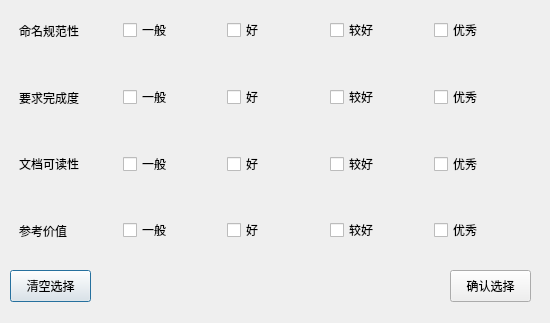
<?xml version="1.0" encoding="UTF-8"?>
<ui version="4.0">
 <class>Dialog</class>
 <widget class="QDialog" name="Dialog">
  <property name="geometry">
   <rect>
    <x>0</x>
    <y>0</y>
    <width>550</width>
    <height>323</height>
   </rect>
  </property>
  <property name="windowTitle">
   <string>Dialog</string>
  </property>
  <widget class="QWidget" name="widget_2" native="true">
   <property name="geometry">
    <rect>
     <x>10</x>
     <y>0</y>
     <width>531</width>
     <height>261</height>
    </rect>
   </property>
   <layout class="QVBoxLayout" name="verticalLayout">
    <item>
     <widget class="QWidget" name="widget_3" native="true">
      <layout class="QHBoxLayout" name="horizontalLayout_2">
       <item>
        <widget class="CaptionLabel" name="CaptionLabel_2">
         <property name="text">
          <string>命名规范性</string>
         </property>
        </widget>
       </item>
       <item>
        <widget class="CheckBox" name="docBasic">
         <property name="text">
          <string>一般</string>
         </property>
        </widget>
       </item>
       <item>
        <widget class="CheckBox" name="docGood">
         <property name="text">
          <string>好</string>
         </property>
        </widget>
       </item>
       <item>
        <widget class="CheckBox" name="docGreat">
         <property name="text">
          <string>较好</string>
         </property>
        </widget>
       </item>
       <item>
        <widget class="CheckBox" name="docExcellent">
         <property name="text">
          <string>优秀</string>
         </property>
        </widget>
       </item>
      </layout>
     </widget>
    </item>
    <item>
     <widget class="QWidget" name="widget_4" native="true">
      <layout class="QHBoxLayout" name="horizontalLayout_3">
       <item>
        <widget class="CaptionLabel" name="CaptionLabel_3">
         <property name="text">
          <string>要求完成度</string>
         </property>
        </widget>
       </item>
       <item>
        <widget class="CheckBox" name="compBasic">
         <property name="text">
          <string>一般</string>
         </property>
        </widget>
       </item>
       <item>
        <widget class="CheckBox" name="compGood">
         <property name="text">
          <string>好</string>
         </property>
        </widget>
       </item>
       <item>
        <widget class="CheckBox" name="compGreat">
         <property name="text">
          <string>较好</string>
         </property>
        </widget>
       </item>
       <item>
        <widget class="CheckBox" name="compExcellent">
         <property name="text">
          <string>优秀</string>
         </property>
        </widget>
       </item>
      </layout>
     </widget>
    </item>
    <item>
     <widget class="QWidget" name="widget_5" native="true">
      <layout class="QHBoxLayout" name="horizontalLayout_4">
       <item>
        <widget class="CaptionLabel" name="CaptionLabel_4">
         <property name="text">
          <string>文档可读性</string>
         </property>
        </widget>
       </item>
       <item>
        <widget class="CheckBox" name="readBasic">
         <property name="text">
          <string>一般</string>
         </property>
        </widget>
       </item>
       <item>
        <widget class="CheckBox" name="readGood">
         <property name="text">
          <string>好</string>
         </property>
        </widget>
       </item>
       <item>
        <widget class="CheckBox" name="readGreat">
         <property name="text">
          <string>较好</string>
         </property>
        </widget>
       </item>
       <item>
        <widget class="CheckBox" name="readExcellent">
         <property name="text">
          <string>优秀</string>
         </property>
        </widget>
       </item>
      </layout>
     </widget>
    </item>
    <item>
     <widget class="QWidget" name="widget_6" native="true">
      <layout class="QHBoxLayout" name="horizontalLayout_5">
       <item>
        <widget class="CaptionLabel" name="CaptionLabel_5">
         <property name="text">
          <string>参考价值</string>
         </property>
        </widget>
       </item>
       <item>
        <widget class="CheckBox" name="refBasic">
         <property name="text">
          <string>一般</string>
         </property>
        </widget>
       </item>
       <item>
        <widget class="CheckBox" name="refGood">
         <property name="text">
          <string>好</string>
         </property>
        </widget>
       </item>
       <item>
        <widget class="CheckBox" name="refGreat">
         <property name="text">
          <string>较好</string>
         </property>
        </widget>
       </item>
       <item>
        <widget class="CheckBox" name="refExcellent">
         <property name="text">
          <string>优秀</string>
         </property>
        </widget>
       </item>
      </layout>
     </widget>
    </item>
   </layout>
  </widget>
  <widget class="PrimaryPushButton" name="clsOptionsBtn">
   <property name="geometry">
    <rect>
     <x>10</x>
     <y>270</y>
     <width>81</width>
     <height>32</height>
    </rect>
   </property>
   <property name="text">
    <string>清空选择</string>
   </property>
  </widget>
  <widget class="PrimaryPushButton" name="ensureOptionsBtn">
   <property name="geometry">
    <rect>
     <x>450</x>
     <y>270</y>
     <width>81</width>
     <height>32</height>
    </rect>
   </property>
   <property name="text">
    <string>确认选择</string>
   </property>
  </widget>
 </widget>
 <customwidgets>
  <customwidget>
   <class>CheckBox</class>
   <extends>QCheckBox</extends>
   <header>qfluentwidgets</header>
  </customwidget>
  <customwidget>
   <class>PushButton</class>
   <extends>QPushButton</extends>
   <header>qfluentwidgets</header>
  </customwidget>
  <customwidget>
   <class>PrimaryPushButton</class>
   <extends>PushButton</extends>
   <header>qfluentwidgets</header>
  </customwidget>
  <customwidget>
   <class>CaptionLabel</class>
   <extends>QLabel</extends>
   <header>qfluentwidgets</header>
  </customwidget>
 </customwidgets>
 <resources/>
 <connections/>
</ui>
